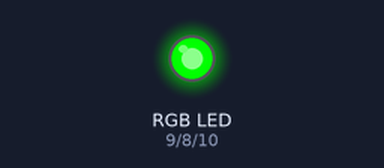
The sketch below on a simulated Arduino Uno, built with avr-gcc and run on an emulated ATmega328P. Shown: an RGB LED mixed from three pins (HIGH = lit).

Above: at 0.1 s.
Timing chart, 0 to 1.6 s (numbered marks = the images above):
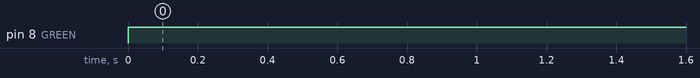

Measured:
- by itself, pin 8 (GREEN): LOW → HIGH at 0.00 s

The sketch:

aula04-1008-RGB.ino
```cpp
const int GREEN = 8;
const int RED = 9;
const int BLUE = 10;

void setup() {
  pinMode(RED, OUTPUT);
  pinMode(GREEN, OUTPUT);
  pinMode(BLUE, OUTPUT);
}

void loop() {
  digitalWrite(GREEN,HIGH);
}
```
